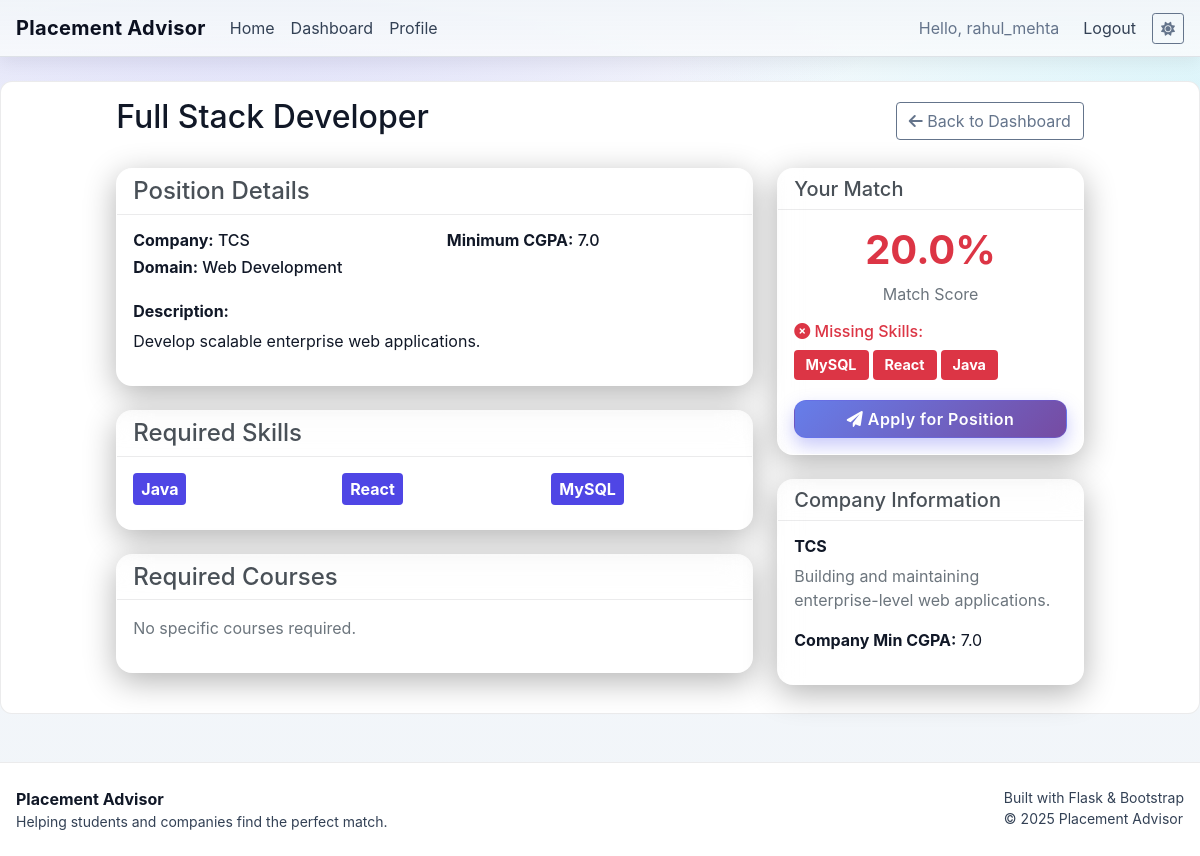
Screenshot of /position/2 (signed in) with the database file from the repository.
### app.py (models this page shows, shortened)
class User(UserMixin, db.Model):
    id = db.Column(db.Integer, primary_key=True)
    username = db.Column(db.String(80), unique=True, nullable=False)
    email = db.Column(db.String(120), unique=True, nullable=False)
    password_hash = db.Column(db.String(128))
    user_type = db.Column(db.String(20))  # 'student' or 'company'

class CompanyPosition(db.Model):
    id = db.Column(db.Integer, primary_key=True)
    company_id = db.Column(db.Integer, db.ForeignKey('company_profile.id'), nullable=False)
    title = db.Column(db.String(150), nullable=False)
    domain = db.Column(db.String(150))
    description = db.Column(db.Text)
    required_skills = db.Column(db.Text)  # JSON list
    required_courses = db.Column(db.Text)  # JSON list
    min_cgpa = db.Column(db.Float)
    company = db.relationship('CompanyProfile', backref=db.backref('positions', lazy=True))

class CompanyProfile(db.Model):
    id = db.Column(db.Integer, primary_key=True)
    user_id = db.Column(db.Integer, db.ForeignKey('user.id'), nullable=False)
    name = db.Column(db.String(100), nullable=False)
    description = db.Column(db.Text)
    required_skills = db.Column(db.Text)  # JSON string
    min_cgpa = db.Column(db.Float)
    required_courses = db.Column(db.Text)  # JSON string
    user = db.relationship('User', backref=db.backref('company_profile', uselist=False))

### app.py (the view)
@app.route('/position/<int:position_id>')
@login_required
def view_position_details(position_id):
    position = CompanyPosition.query.get_or_404(position_id)
    company = position.company
    required_skills = json.loads(position.required_skills) if position.required_skills else []
    required_courses = json.loads(position.required_courses) if position.required_courses else []
    match_info = None
    if current_user.user_type == 'student':
        profile = StudentProfile.query.filter_by(user_id=current_user.id).first()
        if profile:
            student_skills = set(json.loads(profile.skills)) if profile.skills else set()
            student_courses = set(json.loads(profile.courses)) if profile.courses else set()
            match_info = compute_position_match(student_skills, student_courses, position)
            existing_application = Application.query.filter_by(
                student_id=profile.id,
                position_id=position.id
            ).first()
            match_info['has_applied'] = existing_application is not None
    return render_template('position_details.html',
                         position=position,
                         company=company,
                         required_skills=required_skills,
                         required_courses=required_courses,
                         match_info=match_info,
                         json=json)

### templates/position_details.html (shortened to what this page needs)
{% extends "base.html" %}
{% block content %}
<div class="row">
    <div class="col-md-10 mx-auto">
        <div class="d-flex justify-content-between align-items-center mb-4">
            <h2>{{ position.title }}</h2>
            <a href="{{ url_for('student_dashboard') if current_user.user_type == 'student' else url_for('company_dashboard') }}"
               class="btn btn-outline-secondary">
                <i class="fas fa-arrow-left"></i> Back to Dashboard
            </a>
        </div>
        <div class="row">
            <div class="col-md-8">
                <div class="card mb-4">
                    <div class="card-header">
                        <h4 class="mb-0">Position Details</h4>
                    </div>
                    <div class="card-body">
                        <div class="row mb-3">
                            <div class="col-md-6">
                                <h6><strong>Company:</strong> {{ company.name }}</h6>
                                <h6><strong>Domain:</strong> {{ position.domain or 'Not specified' }}</h6>
                            </div>
                            <div class="col-md-6">
                                <h6><strong>Minimum CGPA:</strong> {{ position.min_cgpa or 'Not specified' }}</h6>
                            </div>
                        </div>
                        {% if position.description %}
                        <div class="mb-3">
                            <h6><strong>Description:</strong></h6>
                            <p>{{ position.description }}</p>
                        </div>
                        {% endif %}
                    </div>
                </div>
                <div class="card mb-4">
                    <div class="card-header">
                        <h4 class="mb-0">Required Skills</h4>
                    </div>
                    <div class="card-body">
                        {% if required_skills %}
                            <div class="row">
                                {% for skill in required_skills %}
                                <div class="col-md-4 mb-2">
                                    <span class="badge bg-primary fs-6 p-2">{{ skill }}</span>
                                </div>
                                {% endfor %}
                            </div>
                        {% else %}
                            <p class="text-muted">No specific skills required.</p>
                        {% endif %}
                    </div>
                </div>
                <div class="card mb-4">
                    <div class="card-header">
                        <h4 class="mb-0">Required Courses</h4>
                    </div>
                    <div class="card-body">
                        {% if required_courses %}
                            <div class="row">
                                {% for course in required_courses %}
                                <div class="col-md-6 mb-2">
                                    <span class="badge bg-secondary fs-6 p-2">{{ course }}</span>
                                </div>
                                {% endfor %}
                            </div>
                        {% else %}
                            <p class="text-muted">No specific courses required.</p>
                        {% endif %}
                    </div>
                </div>
            </div>
            <div class="col-md-4">
                {% if current_user.user_type == 'student' and match_info %}
                <div class="card mb-4">
                    <div class="card-header">
                        <h5 class="mb-0">Your Match</h5>
                    </div>
                    <div class="card-body">
                        <div class="text-center mb-3">
                            <h3 class="match-percentage
                                {% if match_info.match_percentage >= 80 %}text-success
                                {% elif match_info.match_percentage >= 50 %}text-warning
                                {% else %}text-danger{% endif %}">
                                {{ match_info.match_percentage }}%
                            </h3>
                            <p class="text-muted">Match Score</p>
                        </div>
                        {% if match_info.missing_skills %}
                        <div class="mb-3">
                            <h6 class="text-danger"><i class="fas fa-times-circle"></i> Missing Skills:</h6>
                            <div class="d-flex flex-wrap">
                                {% for skill in match_info.missing_skills %}
                                <span class="badge bg-danger me-1 mb-1">{{ skill }}</span>
                                {% endfor %}
                            </div>
                        </div>
                        {% endif %}
                        <div class="d-grid">
                            {% if match_info.has_applied %}
                                <button class="btn btn-secondary" disabled>
                                    <i class="fas fa-check"></i> Already Applied
                                </button>
                            {% else %}
                                <form method="POST" action="{{ url_for('apply_position', position_id=position.id) }}">
                                    <button type="submit" class="btn btn-primary w-100">
                                        <i class="fas fa-paper-plane"></i> Apply for Position
                                    </button>
                                </form>
                            {% endif %}
                        </div>
                    </div>
                </div>
                {% endif %}
                <div class="card">
                    <div class="card-header">
                        <h5 class="mb-0">Company Information</h5>
                    </div>
                    <div class="card-body">
                        <h6><strong>{{ company.name }}</strong></h6>
                        {% if company.description %}
                            <p class="text-muted">{{ company.description }}</p>
                        {% endif %}
                        {% if company.min_cgpa %}
                            <p><strong>Company Min CGPA:</strong> {{ company.min_cgpa }}</p>
                        {% endif %}
                    </div>
                </div>
            </div>
        </div>
    </div>
</div>
{% endblock %}

### templates/base.html (shortened to what this page needs)
<!DOCTYPE html>
<html lang="en">
<head>
    <link href="https://cdn.jsdelivr.net/npm/bootstrap@5.1.3/dist/css/bootstrap.min.css" rel="stylesheet">
    <link rel="stylesheet" href="https://cdnjs.cloudflare.com/ajax/libs/font-awesome/6.0.0/css/all.min.css">
</head>
<body>
    <nav class="navbar navbar-expand-lg navbar-dark bg-dark">
        <div class="container">
            <a class="navbar-brand" href="{{ url_for('index') }}">Placement Advisor</a>
            <div class="collapse navbar-collapse" id="navbarNav">
                <ul class="navbar-nav me-auto">
                    <li class="nav-item">
                        <a class="nav-link" href="{{ url_for('index') }}">Home</a>
                    </li>
                    {% if current_user.is_authenticated %}
                        {% if current_user.user_type == 'student' %}
                            <li class="nav-item">
                                <a class="nav-link" href="{{ url_for('student_dashboard') }}">Dashboard</a>
                            </li>
                            <li class="nav-item">
                                <a class="nav-link" href="{{ url_for('student_profile') }}">Profile</a>
                            </li>
                        {% endif %}
                    {% endif %}
                </ul>
                <ul class="navbar-nav">
                    {% if current_user.is_authenticated %}
                        <li class="nav-item d-flex align-items-center">
                            <span class="navbar-text me-3">Hello, {{ current_user.username }}</span>
                        </li>
                        <li class="nav-item">
                            <a class="nav-link" href="{{ url_for('logout') }}">Logout</a>
                        </li>
                    {% endif %}
                </ul>
                <button id="themeToggle" class="btn btn-sm btn-outline-secondary ms-2" type="button" aria-label="Toggle theme">
                </button>
            </div>
        </div>
    </nav>
    <div class="container mt-4 container-page">
        {% block content %}{% endblock %}
    </div>
    <footer class="mt-5 pt-4 pb-4 border-top" style="border-color: var(--border-color) !important;">
        <div class="container d-flex flex-column flex-md-row justify-content-between align-items-start gap-3">
            <div>
                <div class="fw-bold">Placement Advisor</div>
                <div class="text-muted small">Helping students and companies find the perfect match.</div>
            </div>
            <div class="text-muted small">
                <div>Built with Flask & Bootstrap</div>
                <div>© {{ 2025 }} Placement Advisor</div>
            </div>
        </div>
    </footer>
</body>
</html>

### rows the page displays
User: username "rahul_mehta"
CompanyPosition: title "Full Stack Developer", domain "Web Development", min_cgpa "7.0", description "Develop scalable enterprise web applications."
CompanyProfile: name "TCS", description "Building and maintaining enterprise-level web applications.", min_cgpa "7.0"

### other values shown
{{ skill }} "Java" "React" "MySQL"
{{ match_info.match_percentage }} "20.0"
{{ skill }} "MySQL" "React" "Java"
{{ 2025 }} "2025"
